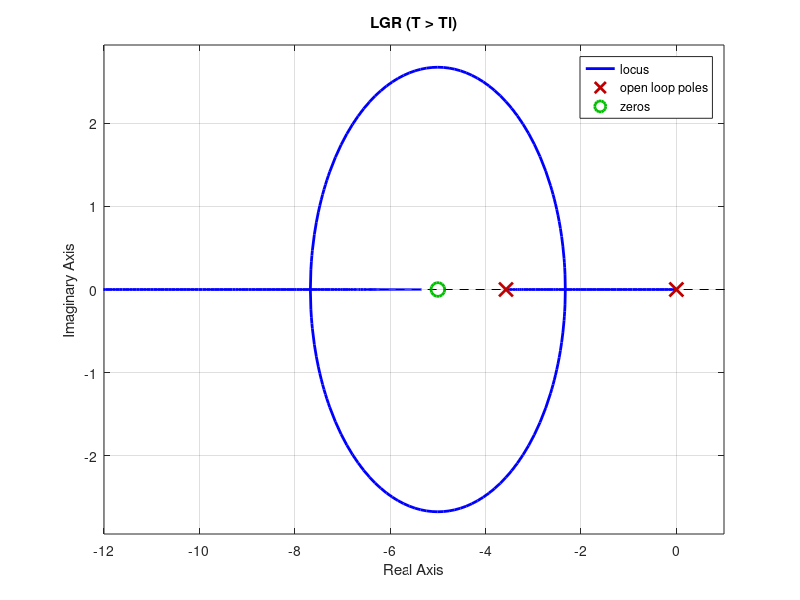
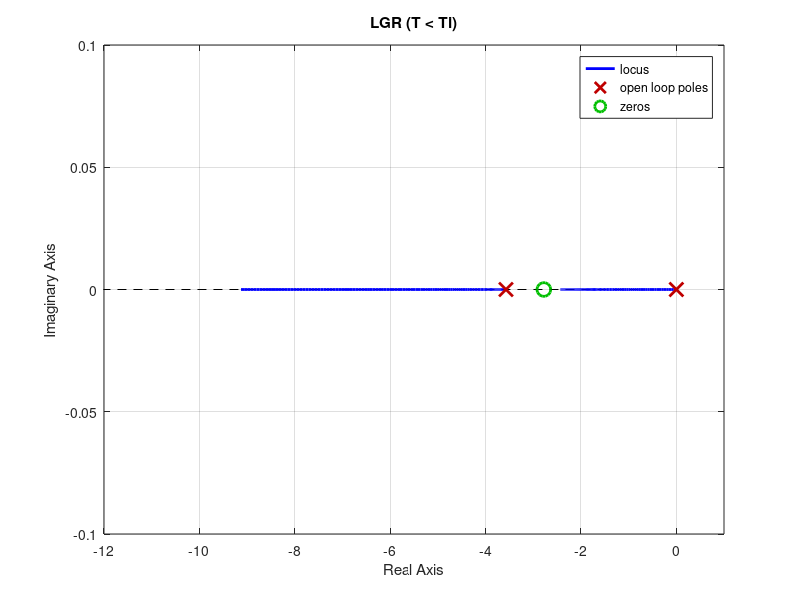
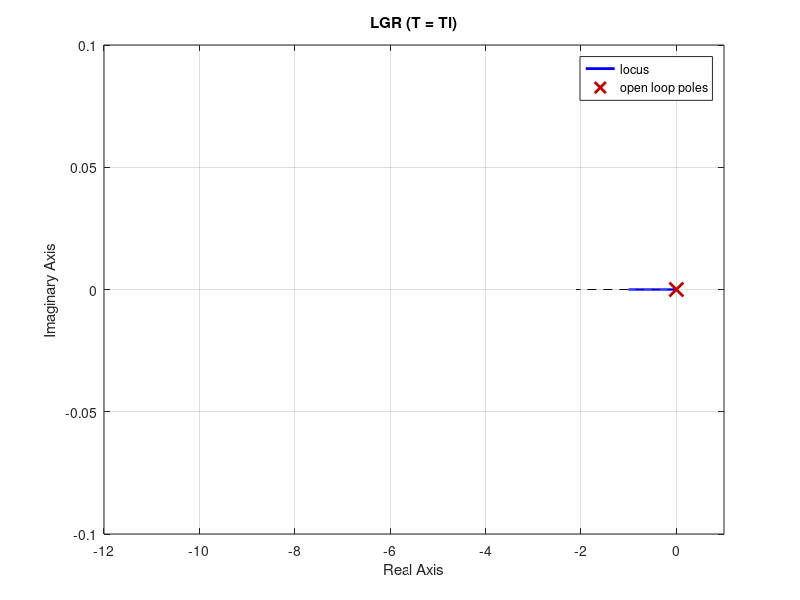

Source code (MATLAB) for these figures, in order:
% KNL = 59.92;
% KKt = 0.96;
% KtL = KKt / K;
% KtNL = KKt / KNL;
% Kp = 1.61;
% T = 0.2;
% U = Kp * pi / 2;
% phi = 1.9;
% n = 1/3;
% opt = stepDataOptions('StepAmplitude', U);
% Kcs = [0.5, 1, 1.5];

% Kc = 1;
% Wn = sqrt((Kc * K * Kp * n^2) / T);
% xi = 1 / (2 * Wn * T);
% Mp = exp((-pi * xi) / sqrt(1 - xi^2));
% tp = pi / (Wn * sqrt(1 - xi^2));

% Gma = tf(Kc * K * Kp * n^2, [T 1 0]);
% Gmf = tf(Wn^2, [1 2*xi*Wn Wn^2]);


% Parâmetros de entrada do simulink
K = 54.93; % K (exp. 2)
Kt = 0.0169; % Kt (exp. 2)
T = 0.28; % T (exp. 2)
Kp = 1.59; % Kp (exp. 2)
KNL = 59.85; % K não-linear (exp. 4)
phi = 1.25; % phi (exp. 4)
n = 1 / 3;
phi = 1.9; % atrito de Coulomb
tr = [0.3 0.5 1]; % tempos de subida (exp. 7)
Kcs = [0.5 1 1.5]; % Kcs (exp. 7)
Kc = Kcs(2);
KKt = K*Kt;
KtL = KKt / K; % Kt linear
KtNL = KKt / KNL; % Kt não-linear
Kpi = 0.661 ./ tr;
U = Kp * pi / 2; % amplitude do degrau, equivalente a 90deg em volts


% Plot do lugar geométrico das raízes para os três casos
Ti = T - 0.08;
Gma = tf([Kpi(1)*KKt*Ti Kpi(1)*KKt], [T*Ti Ti 0]);
figure;
rlocus(Gma)
title('LGR (T > Ti)');
xlim([-12 1]);

Ti = T + 0.08;
Gma = tf([Kpi(1)*KKt*Ti Kpi(1)*KKt], [T*Ti Ti 0]);
figure;
rlocus(Gma)
title('LGR (T < Ti)');
xlim([-12 1]);

Ti = T;
Gma = tf([Kpi(1)*KKt], [T 0]);
figure;
rlocus(Gma)
title('LGR (T = Ti)');
xlim([-12 1]);


% Resposta ao degrau
% opt = stepDataOptions('StepAmplitude', U);
% Wn = sqrt((Kc * K * Kp * n^2) / T);
% xi = 1 / (2 * Wn * T);
% Mp = exp((-pi * xi) / sqrt(1 - xi^2));
% tp = pi / (Wn * sqrt(1 - xi^2));

% % Gma = tf(Kc * K * Kp * n^2, [T 1 0]);
% Gmf = tf(Wn^2, [1 2*xi*Wn Wn^2]);
% step(Gmf, opt);

% data = ['CtrlPos_P_Kc05.mat' 'CtrlPos_P_Kc10.mat' 'CtrlPos_P_Kc15.mat'];
% Controle de posição: resposta ao degrau de 90deg

